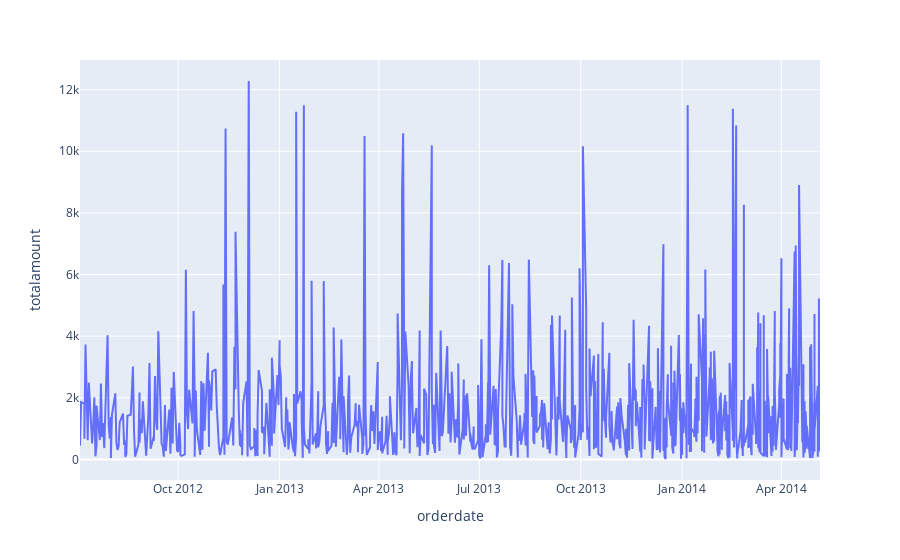

The notebook cell saved with this chart:
### Markdown cell above
**2- Using Plotly Library:**

### Code cell
px.line(data_frame=orders, x=orders["orderdate"], y=orders["totalamount"])

### Figure 1 — Plotly figure (JSON) as saved in the notebook; plotly's stock layout.template omitted (floating-point values rounded to 4 significant figures; data arrays with more than 128 entries replaced by an {"elided": "..."} marker saying what was removed)
{"data": [{"hovertemplate": "orderdate=%{x}<br>totalamount=%{y}<extra></extra>", "legendgroup": "", "line": {"color": "#636efa", "dash": "solid"}, "marker": {"symbol": "circle"}, "mode": "lines", "name": "", "orientation": "v", "showlegend": false, "type": "scatter", "x": {"elided": "827 str values"}, "xaxis": "x", "y": {"elided": "827 float values"}, "yaxis": "y"}], "layout": {"legend": {"tracegroupgap": 0}, "margin": {"t": 60}, "xaxis": {"anchor": "y", "domain": [0, 1], "title": {"text": "orderdate"}}, "yaxis": {"anchor": "x", "domain": [0, 1], "title": {"text": "totalamount"}}}}
